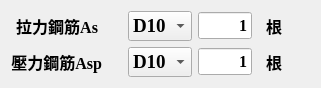
   <widget class="QWidget" name="layoutWidget">
    <property name="geometry">
     <rect>
      <x>390</x>
      <y>120</y>
      <width>321</width>
      <height>71</height>
     </rect>
    </property>
    <layout class="QGridLayout" name="gridLayout_2">
     <item row="0" column="0">
      <widget class="QLabel" name="lab_As">
       <property name="font">
        <font>
         <family>Times New Roman</family>
         <pointsize>12</pointsize>
         <weight>75</weight>
         <bold>true</bold>
        </font>
       </property>
       <property name="layoutDirection">
        <enum>Qt::LeftToRight</enum>
       </property>
       <property name="text">
        <string>拉力鋼筋As      </string>
       </property>
       <property name="alignment">
        <set>Qt::AlignRight|Qt::AlignTrailing|Qt::AlignVCenter</set>
       </property>
       <property name="buddy">
        <cstring></cstring>
       </property>
      </widget>
     </item>
     <item row="1" column="3">
      <widget class="QLabel" name="label_2">
       <property name="font">
        <font>
         <family>Times New Roman</family>
         <pointsize>12</pointsize>
         <weight>75</weight>
         <bold>true</bold>
        </font>
       </property>
       <property name="text">
        <string>  根       </string>
       </property>
      </widget>
     </item>
     <item row="0" column="1">
      <widget class="QComboBox" name="cbx_BarAsi">
       <property name="sizePolicy">
        <sizepolicy hsizetype="Preferred" vsizetype="Fixed">
         <horstretch>0</horstretch>
         <verstretch>0</verstretch>
        </sizepolicy>
       </property>
       <property name="font">
        <font>
         <family>Times New Roman</family>
         <pointsize>14</pointsize>
         <weight>75</weight>
         <bold>true</bold>
        </font>
       </property>
       <property name="currentText">
        <string>D10</string>
       </property>
       <item>
        <property name="text">
         <string>D10</string>
        </property>
       </item>
       <item>
        <property name="text">
         <string>D13</string>
        </property>
       </item>
       <item>
        <property name="text">
         <string>D16</string>
        </property>
       </item>
       <item>
        <property name="text">
         <string>D19</string>
        </property>
       </item>
       <item>
        <property name="text">
         <string>D22</string>
        </property>
       </item>
       <item>
        <property name="text">
         <string>D25</string>
        </property>
       </item>
       <item>
        <property name="text">
         <string>D29</string>
        </property>
       </item>
       <item>
        <property name="text">
         <string>D32</string>
        </property>
       </item>
       <item>
        <property name="text">
         <string>D36</string>
        </property>
       </item>
       <item>
        <property name="text">
         <string>D43</string>
        </property>
       </item>
       <item>
        <property name="text">
         <string>D57</string>
        </property>
       </item>
      </widget>
     </item>
     <item row="0" column="2">
      <widget class="QLineEdit" name="txb_NumAs">
       <property name="font">
        <font>
         <family>Times New Roman</family>
         <pointsize>12</pointsize>
         <weight>75</weight>
         <bold>true</bold>
        </font>
       </property>
       <property name="text">
        <string>1</string>
       </property>
       <property name="alignment">
        <set>Qt::AlignRight|Qt::AlignTrailing|Qt::AlignVCenter</set>
       </property>
      </widget>
     </item>
     <item row="0" column="3">
      <widget class="QLabel" name="label">
       <property name="font">
        <font>
         <family>Times New Roman</family>
         <pointsize>12</pointsize>
         <weight>75</weight>
         <bold>true</bold>
        </font>
       </property>
       <property name="text">
        <string>  根       </string>
       </property>
      </widget>
     </item>
     <item row="1" column="0">
      <widget class="QLabel" name="lab_Asp">
       <property name="font">
        <font>
         <family>Times New Roman</family>
         <pointsize>12</pointsize>
         <weight>75</weight>
         <bold>true</bold>
        </font>
       </property>
       <property name="layoutDirection">
        <enum>Qt::LeftToRight</enum>
       </property>
       <property name="text">
        <string>壓力鋼筋Asp     </string>
       </property>
       <property name="alignment">
        <set>Qt::AlignRight|Qt::AlignTrailing|Qt::AlignVCenter</set>
       </property>
       <property name="buddy">
        <cstring></cstring>
       </property>
      </widget>
     </item>
     <item row="1" column="1">
      <widget class="QComboBox" name="cbx_BarAsPi">
       <property name="sizePolicy">
        <sizepolicy hsizetype="Preferred" vsizetype="Fixed">
         <horstretch>0</horstretch>
         <verstretch>0</verstretch>
        </sizepolicy>
       </property>
       <property name="font">
        <font>
         <family>Times New Roman</family>
         <pointsize>14</pointsize>
         <weight>75</weight>
         <bold>true</bold>
        </font>
       </property>
       <property name="currentText">
        <string>D10</string>
       </property>
       <item>
        <property name="text">
         <string>D10</string>
        </property>
       </item>
       <item>
        <property name="text">
         <string>D13</string>
        </property>
       </item>
       <item>
        <property name="text">
         <string>D16</string>
        </property>
       </item>
       <item>
        <property name="text">
         <string>D19</string>
        </property>
       </item>
       <item>
        <property name="text">
         <string>D22</string>
        </property>
       </item>
       <item>
        <property name="text">
         <string>D25</string>
        </property>
       </item>
       <item>
        <property name="text">
         <string>D29</string>
        </property>
       </item>
       <item>
        <property name="text">
         <string>D32</string>
        </property>
       </item>
       <item>
        <property name="text">
         <string>D36</string>
        </property>
       </item>
       <item>
        <property name="text">
         <string>D43</string>
        </property>
       </item>
       <item>
        <property name="text">
         <string>D57</string>
        </property>
       </item>
      </widget>
     </item>
     <item row="1" column="2">
      <widget class="QLineEdit" name="txb_NumAsP">
       <property name="font">
        <font>
         <family>Times New Roman</family>
         <pointsize>12</pointsize>
         <weight>75</weight>
         <bold>true</bold>
        </font>
       </property>
       <property name="text">
        <string>1</string>
       </property>
       <property name="alignment">
        <set>Qt::AlignRight|Qt::AlignTrailing|Qt::AlignVCenter</set>
       </property>
      </widget>
     </item>
    </layout>
   </widget>
